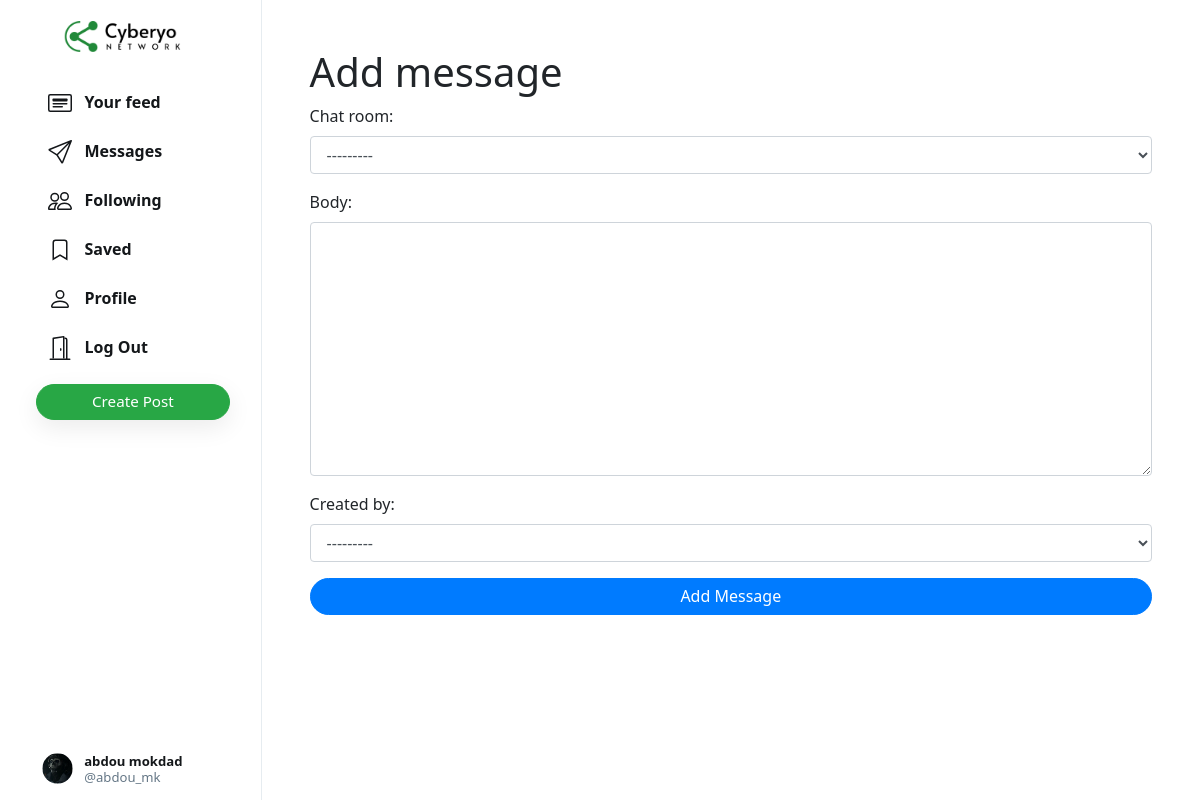
Page /n/add/message/ (signed in) on the committed database.
### network/models.py (models this page shows, shortened)
class User(AbstractUser):
    profile_pic = models.ImageField(upload_to='profile_pic/')
    bio = models.TextField(max_length=160, blank=True, null=True)
    cover = models.ImageField(upload_to='covers/', blank=True)
    def __str__(self):
        return self.username

### network/views.py (the view)
# urls.py: path('n/add/message/', views.add_message, name='add_message'),
def add_message(request):
    if request.method == 'POST':
        form = MessageForm(request.POST)
        if form.is_valid():
            message = form.save()
            return redirect('admin_message')
    else:
        form = MessageForm()
    return render(request, 'network/admin_panel/add_message.html', {'form': form})

### network/forms.py
class MessageForm(forms.ModelForm):
    created_by = forms.ModelChoiceField(queryset=User.objects.all())  # Adjust queryset as needed
    class Meta:
        model = Message
        fields = ['chat_room', 'body', 'created_by']

### chat/models.py (called while the page is built)
    def __str__(self):
        return f'{self.room_id}'

### network/templates/network/admin_panel/add_message.html (shortened to what this page needs)
{% extends "network/layout.html" %}
{% load static %}
{% block body %}
{% load widget_tweaks %}
<div class="main-div" style="width: 78.2%;">
  <form method="post" class="d-flex flex-column justify-content-center p-5" enctype="multipart/form-data">
    <h1>Add message</h1>
    {% for field in form.visible_fields %}
                <div class="form-group">
                {{ field.label_tag }}
                {% render_field field class="form-control" %}
                </div>
            {% endfor %}
    <button type="submit" class="btn btn-primary">Add Message</button>
  </form>
</div>
{% endblock %}

### network/templates/network/layout.html (shortened to what this page needs)
{% load static %}
<!DOCTYPE html>
<html lang="en">
    <head>
        <link rel="stylesheet" href="https://stackpath.bootstrapcdn.com/bootstrap/4.4.1/css/bootstrap.min.css">
        <link href="{% static 'network/styles.css' %}" rel="stylesheet">
        <link rel="stylesheet" href="https://use.fontawesome.com/releases/v5.15.1/css/all.css">
    </head>
    <body>
        <div class="body" data-page="{{page}}">
            <div class="sidenav">
                <a href="{% url 'index' %}" class="navbar-brand">
                    <img src="{% static 'network/Images/logo.png' %}" height="31px">
                </a>
                <div style="height: 100%;">
                    <div>
                        <div>
                            <ul>
                                <li class="nav-item" id="all_posts">
                                <a href="{% url 'index' %}" class="nav-link">
                                    <div>
                                        &nbsp;&nbsp;Your feed
                                    </div>
                                </a>
                                </li>
                                {% if user.is_authenticated %}
                                    <li class="nav-item" id="messaging">
                                        <a href="{% url 'chatting' %}" class="nav-link">
                                            <div>
                                                &nbsp;&nbsp;Messages
                                            </div>
                                        </a>
                                    </li>
                                    <li class="nav-item" id="following">
                                        <a href="{% url 'following' %}" class="nav-link">
                                            <div>
                                                &nbsp;&nbsp;Following
                                            </div>
                                        </a>
                                    </li>
                                    <li class="nav-item" id="saved">
                                        <a href="{% url 'saved' %}" class="nav-link">
                                            <div>
                                                <svg width="1.5em" height="1.5em" viewBox="0 0 16 16" class="bi bi-bookmark" fill="currentColor" xmlns="http://www.w3.org/2000/svg">
                                                    <path fill-rule="evenodd" d="M8 12l5 3V3a2 2 0 0 0-2-2H5a2 2 0 0 0-2 2v12l5-3zm-4 1.234l4-2.4 4 2.4V3a1 1 0 0 0-1-1H5a1 1 0 0 0-1 1v10.234z"/>
                                                  </svg>
                                                &nbsp;&nbsp;Saved
                                            </div>
                                        </a>
                                    </li>
                                    <li class="nav-item" id="profile">
                                        <a href="{% url 'profile' user.username %}" class="nav-link">
                                            <div>
                                                &nbsp;&nbsp;Profile
                                            </div>
                                        </a>
                                    </li>
                                    <li class="nav-item" id="logout">
                                        <a href="{% url 'logout' %}" class="nav-link">
                                            <div>
                                                &nbsp;&nbsp;Log Out
                                            </div>
                                        </a>
                                    </li>
                                {% endif %}
                            </ul>
                        </div>
                        {% if user.is_authenticated %}
                            <button id="popup-btn" class="btn btn-success new-post-btn" onclick="createpost()">Create Post</button>
                        {% endif %}
                    </div>
                    <div style="position: absolute; bottom: 10px;">
                        {% if user.is_authenticated %}
                            <li class="nav-item sidenav-user">
                                <a href="{% url 'profile' user.username %}" class="nav-link">
                                    <div class="user_account">
                                        <div class="small-profilepic" style="float: left; background-image: url(/media/{{user.profile_pic}})"></div>
                                        <div style="height: 2.7vw; margin: auto;">
                                            <div style="margin-top: 4px;"><strong>{{user.first_name}} {{user.last_name}}</strong></div>
                                            <div class="grey" style="margin-top: 4px;">@{{ user.username }}</div>
                                        </div>
                                    </div>
                                </a>
                            </li>
                        {% endif %}
                    </div>
                </div>
            </div>
            {%block chat%}
            {% block body %}
            {% endblock %}
            </div>
            {% endblock %}
</body>
</html>

### network/static/network/styles.css (style rules this page uses)
.body { display: flex; min-height: 100%; font-family: system-ui, sans-serif; }
.btn { border-radius: 20px; padding: 0.32rem 1rem 0.375rem 1rem; }
.btn, .btn:focus, .btn:active { box-shadow: none !important; -webkit-box-shadow: none !important; }
.grey { color: #657786; }
svg { vertical-align: text-top; }
.sidenav { height: 100%; width: 21.8%; position: fixed; top: 0; left: 0; padding: 15px; list-style: none; border-right: .5px solid #e6ecf0; z-index: 100; padding-left: 3%; background-color: white; }
.sidenav ul { list-style: none; padding-left: 0px; margin-top: 3vh; }
.sidenav li { margin-top: 7px; }
.sidenav .nav-link { color: #14171a; line-height: .7em; font-weight: 700; padding: 0px; }
.sidenav .nav-link > div { padding: 10px 20px 8px 12px; border-radius: 25px; line-height: 0.9em; width: max-content; }
.new-post-btn { padding-left: 55px !important; padding-right: 55px !important; font-size: .95em; font-weight: 530; box-shadow: rgba(0, 0, 0, 0.08) 0px 8px 24px !important; }
.user_account { display: flex; font-size: .82rem; font-weight: normal; padding-top: 3px !important; padding-bottom: 3px !important; padding-left: 3px !important; }
.user_account .small-profilepic { transform: scale(.82); margin-left: auto; margin-top: auto; }
.main-div { position: relative; width: 47.25%; min-height: 100vh; left: 21.8%; }
.small-profilepic { width: 3.1vw; height: 3.1vw; border-radius: 9999px; overflow: hidden; margin-right: 8px; background-size: cover; background-repeat: no-repeat; background-position: center; box-sizing: content-box; }

### rows in the picture
User: profile_pic (picture), first_name "abdou", last_name "mokdad", username "abdou_mk"

### other values in the picture
{{ field.label_tag }} "Chat room:" "Body:" "Created by:"
